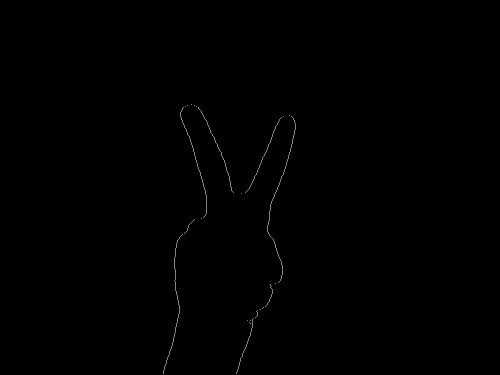
#> input picture P/capture5.jpg, 500 x 375 px
$ jupyter execute --allow-errors 'ProjekatPrava verzija.ipynb'   (shell and % lines are left out)   (Python 2 division)   (older library calls are emulated)   (text cells are left out)
#> lines starting #> are read from the running program, lines starting #| are printed output that depends on the picture; after the words box and inside, x2 and y2 are one past the last pixel; in counts of white or black regions, pixels touching at a corner belong together
[cell 1]
#import potrebnih biblioteka
import cv2
import collections
import numpy as np
import scipy as sc
import matplotlib.pyplot as plt
from scipy.spatial import distance
import imutils
#import image_analysis
import threading


# k-means
from sklearn.cluster import KMeans

# keras
from keras.models import Sequential
from keras.layers.core import Dense,Activation
from keras.optimizers import SGD

import matplotlib.pylab as pylab
pylab.rcParams['figure.figsize'] = 16, 12 # za prikaz većih slika i plotova, zakomentarisati ako nije potrebno

[cell 2]
#Funkcionalnost implementirana u V1
def load_image(path):
#> called with path = 'capture5.jpg'
    return cv2.cvtColor(cv2.imread(path), cv2.COLOR_BGR2RGB)
#> returned value is the input picture: shape (375, 500, 3); min 0, max 136, mean 0.5
def image_gray(image):
    return cv2.cvtColor(image, cv2.COLOR_RGB2GRAY)
#> returned value: shape (375, 500)
def image_bin(image_gs):
    ret,image_bin = cv2.threshold(image_gs, 127, 255, cv2.THRESH_BINARY)
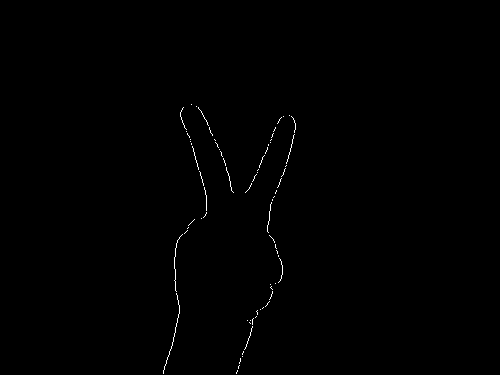
#> image_bin: shape (375, 500); 0.34% white in thin lines or dots, all inside (x1, y1, x2, y2) = (163, 104, 296, 374)
    return image_bin
def image_bin_adaptive(image_gs):
    image_bin = cv2.adaptiveThreshold(image_gs, 255, cv2.ADAPTIVE_THRESH_MEAN_C, cv2.THRESH_BINARY, 35, 10)
    return image_bin
def invert(image):
    return 255-image
def display_image(image, color= False):
    if color:
        plt.imshow(image)
    else:
        plt.imshow(image, 'gray')
def dilate(image):
    kernel = np.ones((3,3)) # strukturni element 3x3 blok
    return cv2.dilate(image, kernel, iterations=1)
#> returned value: shape (375, 500); every value is 255
def erode(image):
    kernel = np.ones((3,3)) # strukturni element 3x3 blok
#> kernel = [[1, 1, 1], [1, 1, 1], [1, 1, 1]]
    return cv2.erode(image, kernel, iterations=1)

#Funkcionalnost implementirana u V2
def resize_region(region):
    resized = cv2.resize(region,(28,28), interpolation = cv2.INTER_NEAREST)
    return resized
def scale_to_range(image):
    return image / 255
def matrix_to_vector(image):
    return image.flatten()
def prepare_for_ann(regions):
    ready_for_ann = []
    for region in regions:
        ready_for_ann.append(matrix_to_vector(scale_to_range(region)))
    return ready_for_ann
def convert_output(outputs):
    return np.eye(len(outputs))
def winner(output):
    return max(enumerate(output), key=lambda x: x[1])[0]

[cell 3]
def select_roi(image_orig, image_bin):
    '''Oznaciti regione od interesa na originalnoj slici. (ROI = regions of interest)
        Za svaki region napraviti posebnu sliku dimenzija 28 x 28.
        Za označavanje regiona koristiti metodu cv2.boundingRect(contour).
        Kao povratnu vrednost vratiti originalnu sliku na kojoj su obeleženi regioni
        i niz slika koje predstavljaju regione sortirane po rastućoj vrednosti x ose
    '''
    img, contours, hierarchy = cv2.findContours(image_bin.copy(), cv2.RETR_LIST, cv2.CHAIN_APPROX_SIMPLE)
#> contours = 267 contours, 260 with area under 20; largest, box (x1, y1, x2, y2) and area: (0, 0, 500, 375) 186626, (205, 194, 208, 212) 32, (173, 256, 176, 270) 24, (174, 268, 177, 281) 22, (174, 280, 177, 292) 20, (281, 264, 284, 276) 20, (268, 210, 271, 222) 20
    sorted_regions = [] # lista sortiranih regiona po x osi (sa leva na desno)


    cv2.drawContours(img, contours, 3, (0,255,0), 3)
    display_image(img)

    regions_dic = {}
    for contour in contours:
        x,y,w,h = cv2.boundingRect(contour) #koordinate i velicina granicnog pravougaonika
        area = cv2.contourArea(contour)
        if area > 700 and h < 180 and h > 90 and w > 20:
            # kopirati [y:y+h+1, x:x+w+1] sa binarne slike i smestiti u novu sliku
            # označiti region pravougaonikom na originalnoj slici (image_orig) sa rectangle funkcijom
            region = image_bin[y:y+h+1,x:x+w+1];
            regions_dic[x] = resize_region(region)
            cv2.rectangle(image_orig,(x,y),(x+w,y+h),(0,255,0),2)
#> this loop made 267 passes
#> (x, y, h, area) on passes 1 to 3: (235, 371, 4, 4), (236, 369, 4, 4), (162, 369, 6, 8)
#> after the loop, regions_dic = 0 items

    sorted_regions_dic = collections.OrderedDict(sorted(regions_dic.items()))
#> sorted_regions_dic = 0 items
    sorted_regions = sorted_regions_dic.values()
    # sortirati sve regione po x osi (sa leva na desno) i smestiti u promenljivu sorted_regions
    return image_orig, sorted_regions

image_color = load_image('capture5.jpg')
img = invert(image_bin(image_gray(image_color)))
img_bin = erode(dilate(img))
selected_regions, numbers = select_roi(image_color.copy(), img)
#display_image(selected_regions)
print numbers
#| odict_values([])

[cell 4]
def create_ann():

    ann = Sequential()
    # Postavljanje slojeva neurona mreže 'ann'
    ann.add(Dense(input_dim=784, output_dim=128,init="glorot_uniform"))
    ann.add(Activation("sigmoid"))
    ann.add(Dense(input_dim=128, output_dim=1,init="glorot_uniform"))
    ann.add(Activation("sigmoid"))
    return ann

[cell 5]
def train_ann(ann, X_train, y_train):
    X_train = np.array(X_train, np.float32)
    y_train = np.array(y_train, np.float32)

    # definisanje parametra algoritma za obucavanje
    sgd = SGD(lr=0.01, momentum=0.9)
    ann.compile(loss='mean_squared_error', optimizer=sgd)

    # obucavanje neuronske mreze
    ann.fit(X_train, y_train, nb_epoch=500, batch_size=1, verbose = 0, shuffle=False, show_accuracy = False)

    return ann

[cell 6]
def prepare_for_ann(regions):
    '''Regioni su matrice dimenzija 28x28 čiji su elementi vrednosti 0 ili 255.
        Potrebno je skalirati elemente regiona na [0,1] i transformisati ga u vektor od 784 elementa '''
    ready_for_ann = []
    for region in regions:
        # skalirati elemente regiona (metoda iz TODO 3 scale_to_range)
        # region sa skaliranim elementima pretvoriti u vektor (metoda iz TODO 4 matrix_to_vector)
        # vektor dodati u listu spremnih regiona
        scale = scale_to_range(region)
        ready_for_ann.append(matrix_to_vector(scale))

    return ready_for_ann

[cell 7]
def convert_output(alphabet):
    '''Konvertovati alfabet u niz pogodan za obučavanje NM,
        odnosno niz čiji su svi elementi 0 osim elementa čiji je
        indeks jednak indeksu elementa iz alfabeta za koji formiramo niz.
        Primer prvi element iz alfabeta [1,0,0,0,0,0,0,0,0,0],
        za drugi [0,1,0,0,0,0,0,0,0,0] itd..
    '''
    nn_outputs = []
    for index in range(len(alphabet)):
        output = np.zeros(len(alphabet))
        output[index] = 1
        nn_outputs.append(output)
    return np.array(nn_outputs)

[cell 8]
def winner(output): # output je vektor sa izlaza neuronske mreze
    '''pronaći i vratiti indeks neurona koji je najviše pobuđen'''
    return max(enumerate(output), key=lambda x: x[1])[0]

[cell 9]
def display_result(outputs, alphabet):
    '''za svaki rezultat pronaći indeks pobedničkog
        regiona koji ujedno predstavlja i indeks u alfabetu.
        Dodati karakter iz alfabet u result'''
    result = []
    for output in outputs:
        result.append(alphabet[winner(output)])
    return result

[cell 10]
image_color = load_image('capture5.jpg')
img = invert(image_bin(image_gray(image_color)))
img_bin = erode(dilate(img))
selected_regions, numbers = select_roi(image_color.copy(), img)
#> the loop in select_roi (call 2), `for contour in contours:` made 267 passes
display_image(selected_regions)
#display_image(imutils.resize(img,width = 200,height=200))
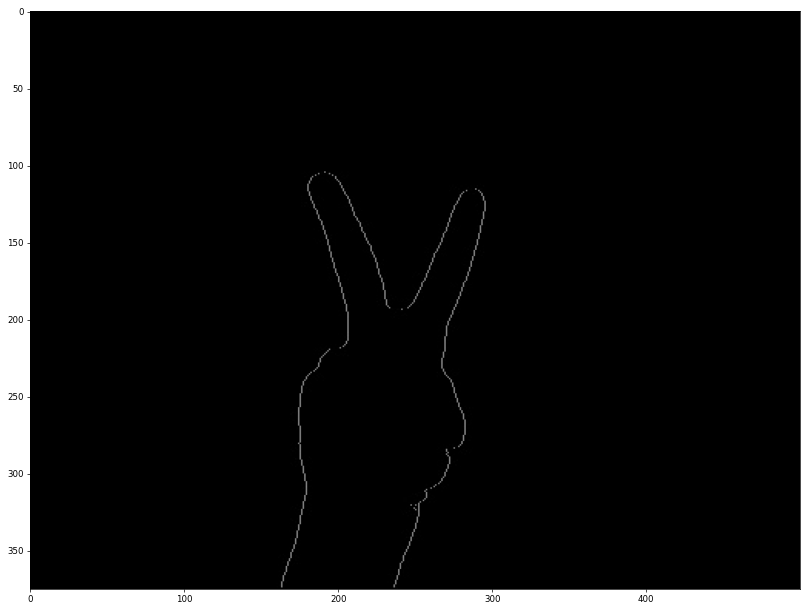
#> figure drawn by matplotlib, 1 panel

[cell 11]
alphabet = ["U"]

[cell 12]
inputs = prepare_for_ann(selected_regions)
#> after the loop in prepare_for_ann, `for region in regions:`: ready_for_ann = 375 items
#> inputs = 375 items
outputs = convert_output(alphabet)
#> (the rest of this cell did not finish here and is left out)

[cell 13]
#result = ann.predict(np.array(inputs[0:1], np.float32))
#print result
#print display_result(result, alphabet)

[cell 14]
lower = np.array([0,77,77], dtype = "uint8")
upper = np.array([255,223,196], dtype = "uint8")

def nothing(x):
    pass


cv2.namedWindow('image')
cv2.createTrackbar('th1','image',0,255,nothing)
cv2.createTrackbar('th2','image',0,255,nothing)


camera = cv2.VideoCapture(0)

while True:

    (grabbed,frame) = camera.read()
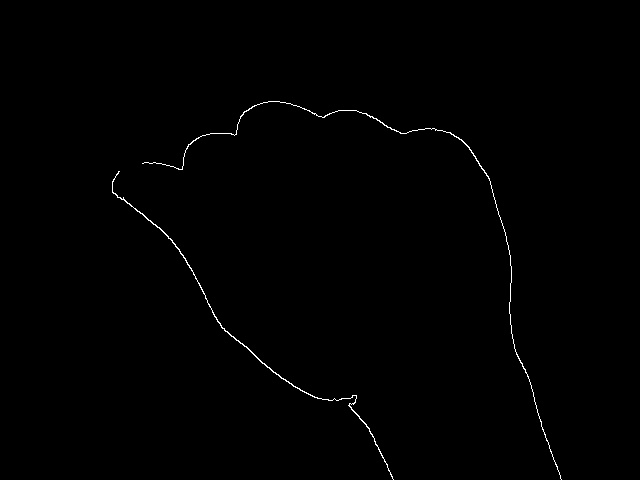
#> input picture P/capture1.jpg, 640 x 480 px, given in place of the camera
#> frame is the input picture: shape (480, 640, 3); min 0, max 255, mean 1.2
    frame = imutils.resize(frame,width = 500)
#> frame: shape (375, 500, 3)

# sa bojom
    converted = cv2.cvtColor(frame,cv2.COLOR_BGR2HSV)
#> converted: shape (375, 500, 3); mean H, S, V 0, 0, 1.2
    skinMask = cv2.inRange(converted, lower, upper)
#> skinMask: shape (375, 500); every value is 0

    kernel = cv2.getStructuringElement(cv2.MORPH_ELLIPSE,(1,1))
#> kernel = [1]
    skinMask = cv2.erode(skinMask, kernel,iterations = 2)
    skinMask = cv2.dilate(skinMask, kernel, iterations = 2)
    skinMask = cv2.GaussianBlur(skinMask, (3, 3), 0)
    skin = cv2.bitwise_and(frame, frame, mask = skinMask)
#> skin: shape (375, 500, 3); every value is 0

#sa ivicama

    th1 = cv2.getTrackbarPos('th1','image')
#> th1 = 0
    th2 = cv2.getTrackbarPos('th2','image')
#> th2 = 0
    edges = cv2.Canny(frame,th1,th2)
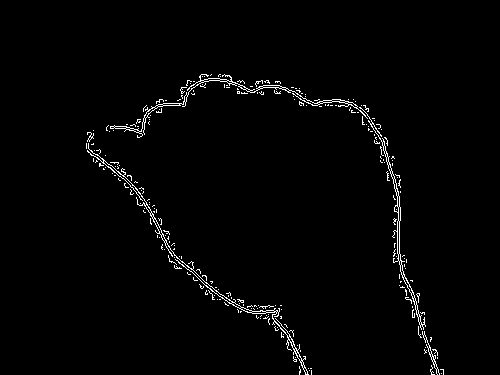
#> edges: shape (375, 500); 1.7% white in thin lines or dots, all inside (x1, y1, x2, y2) = (86, 74, 444, 375)

    cv2.imshow("image",edges)


    gray = cv2.cvtColor(frame, cv2.COLOR_BGR2GRAY)
    gray = cv2.bilateralFilter(gray, 11, 17, 17)
    edged = cv2.Canny(gray, 40, 150)
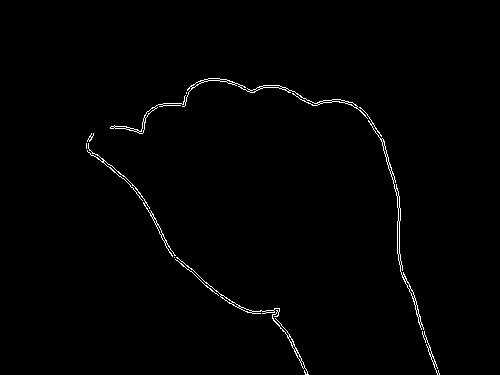
#> edged: shape (375, 500); 0.98% white in thin lines or dots, all inside (x1, y1, x2, y2) = (86, 78, 440, 375)
    edged = cv2.erode(edged,kernel,iterations=2)
    edged = cv2.dilate(edged,kernel,iterations=5)

    contours = cv2.findContours(edged,cv2.RETR_EXTERNAL,cv2.CHAIN_APPROX_SIMPLE)[-2]
#> contours = 10 contours, 5 with area under 20; largest, box (x1, y1, x2, y2) and area: (110, 78, 368, 134) 423, (359, 107, 424, 330) 374, (176, 257, 309, 375) 206, (87, 143, 176, 257) 104, (422, 331, 440, 375) 50
#    center = None


    #KRUG OKO RUKE
    if len(contours) > 0:
        c = max(contours, key=cv2.contourArea)
#> c = contour of 351 points, box (x1, y1, x2, y2) (110, 78, 368, 134), area 423
        ((x, y), radius) = cv2.minEnclosingCircle(c)
#> x = 238.5; y = 123; radius = 128.6
        rect = cv2.minAreaRect(c)
#> rect = ((237.1, 101.4), (257.1, 50.49), -3.81)
#        M = cv2.moments(c)
#        center = (int(M["m10"] / M["m00"]), int(M["m01"] / M["m00"]))
        if radius > 80:
            cv2.circle(frame, (int(x), int(y)), int(radius),(0, 255, 255), 2)
            #cv2.circle(frame, center, 5, (0, 0, 255), -1)
            #cv2.rectangle(frame,(int(rect[0][0]),int(rect[0][1])),(int(rect[1][0]),int(rect[1][1])),(0,255,0),3)

    cv2.drawContours(frame, contours, -1, (0,0,255), 2)
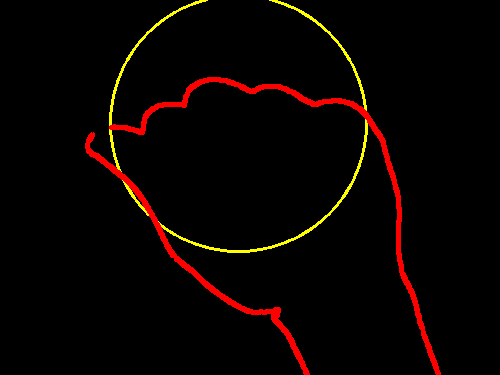
#> frame: shape (375, 500, 3); mean B, G, R 0, 2.7, 9.9


    cv2.imshow("i",edged)
    cv2.imshow("images", np.hstack([frame, skin]))
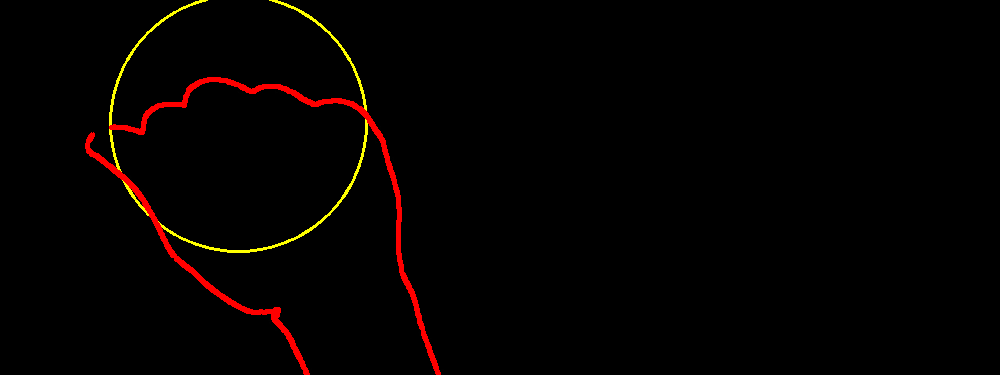
#> window 'images': shape (375, 1000, 3); mean B, G, R 0, 1.4, 5


    if cv2.waitKey(1) & 0xFF == ord("q"):
#> (key q is pressed here)
        break


camera.release()
cv2.destroyAllWindows()
